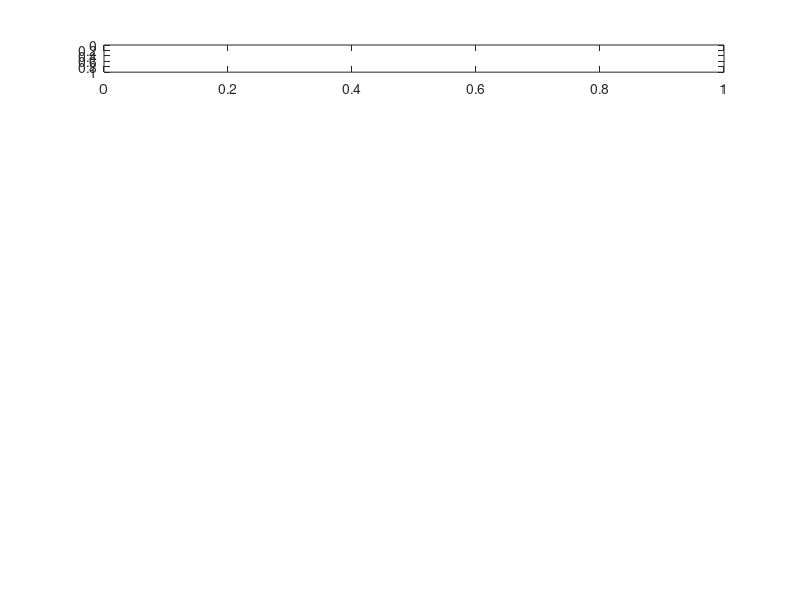

Recreate this plot in MATLAB. (Note: this script raises an error after producing the figure.)
%% Script for display montage of outputs
fileFolder = fullfile(pwd);
dirOutput = dir(fullfile(fileFolder,'channel*.txt'));
fileNames = {dirOutput.name}';

X = [];
for i = 1:size(fileNames,1)
    [A,delimiterOut] = importdata(fileNames{i});
    X = cat(3, X, A);
end

% Compute width and height
width = 8;
height = ceil(size(X, 3) / width);

figure
for i = 1:size(X,3)
    subplot(width,height,i);
    axis off;
    imagesc(X(:,:,i));
    set(gca,'xtick',[],'ytick',[])
end